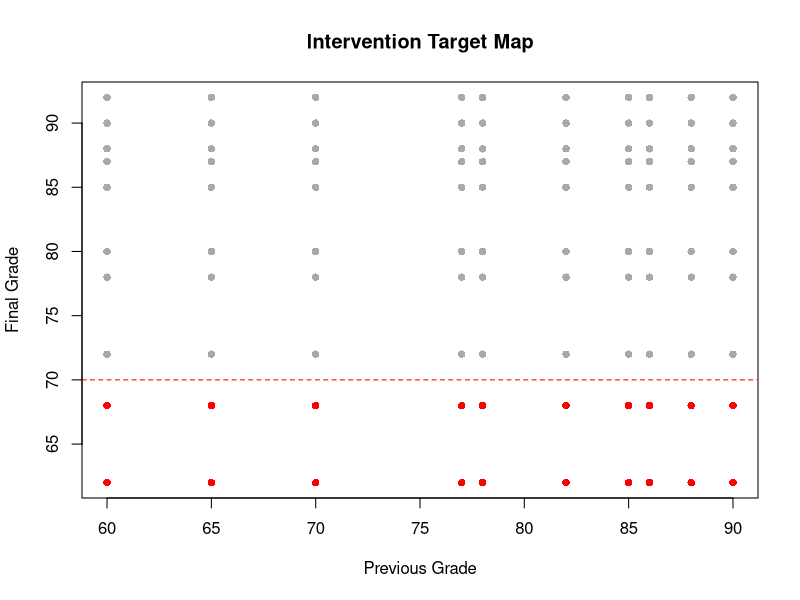
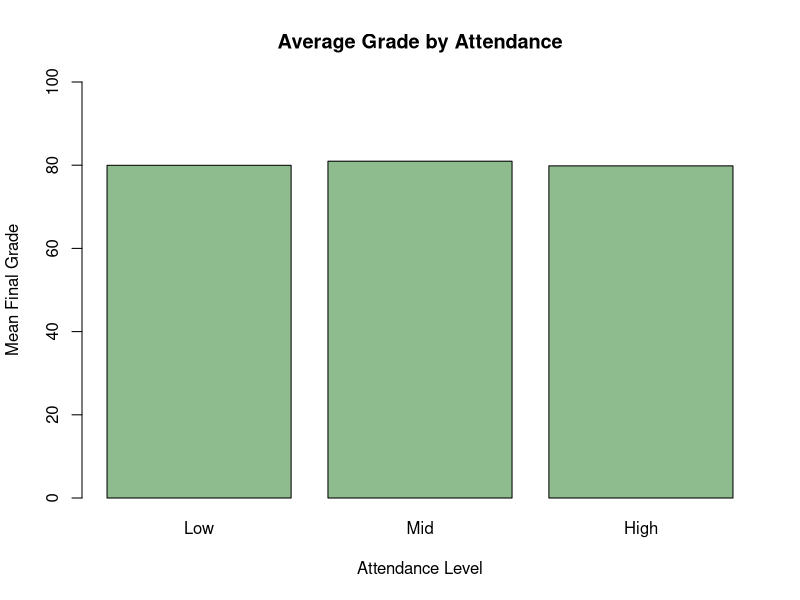
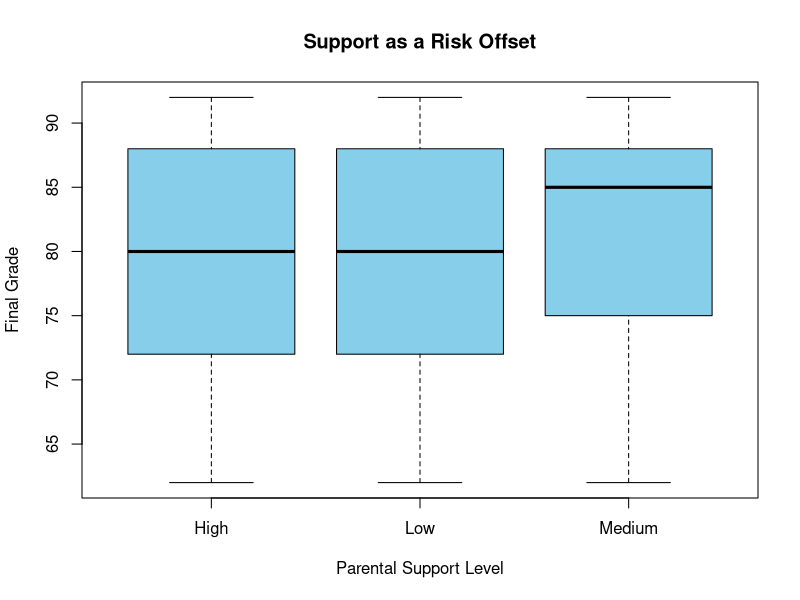
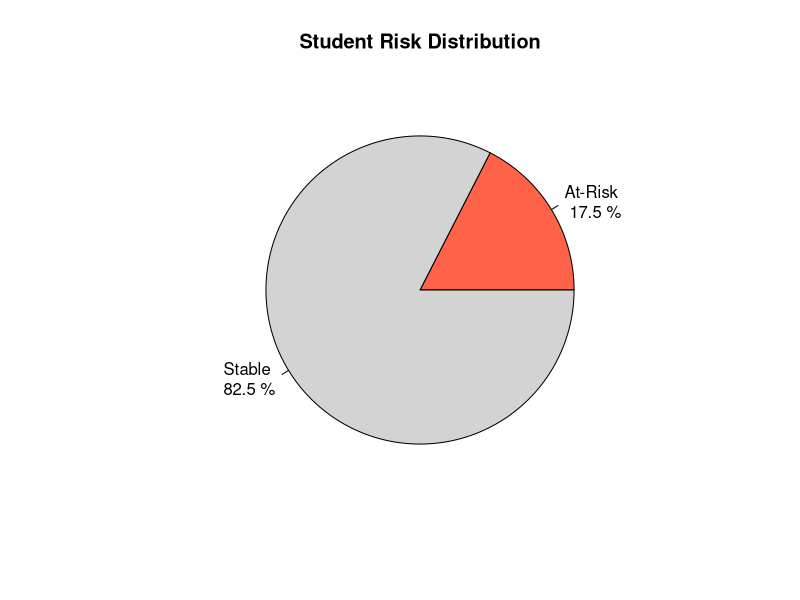

Source code (R) for these figures, in order:
clean_data <- read.csv("student_performance_cleaned.csv", check.names = FALSE)

#categorizing students in pie chart
clean_data$risk_status <- ifelse(clean_data$FinalGrade < 70, "At-Risk", "Stable")
risk_counts <- table(clean_data$risk_status)

#grouping attendance
clean_data$attendance_group <- cut(clean_data$AttendanceRate, breaks = c(0, 75, 85, 100), 
                                   labels = c("Low", "Mid", "High"))
avg_grades <- aggregate(FinalGrade ~ attendance_group, data = clean_data, mean)

#identifies students below the 70% threshold
plot(clean_data$PreviousGrade, clean_data$FinalGrade,
     col = ifelse(clean_data$risk_status == "At-Risk", "red", "darkgrey"),
     pch = 16, main = "Intervention Target Map",
     xlab = "Previous Grade", ylab = "Final Grade")
abline(h = 70, col = "red", lty = 2)

#grade by attendance
barplot(avg_grades$FinalGrade, names.arg = avg_grades$attendance_group,
        main = "Average Grade by Attendance",
        xlab = "Attendance Level", ylab = "Mean Final Grade",
        col = "darkseagreen", ylim = c(0, 100))

#parental support correlation with final grade
boxplot(FinalGrade ~ ParentalSupport, data = clean_data,
        main = "Support as a Risk Offset",
        xlab = "Parental Support Level", ylab = "Final Grade",
        col = "skyblue")

#percentage of students needing intervention
pie(risk_counts, 
    labels = paste(names(risk_counts), "\n", round(100*risk_counts/sum(risk_counts), 1), "%"),
    main = "Student Risk Distribution",
    col = c("tomato", "lightgrey"))

#MACHINE LEARNING
train_indices <- sample(1:nrow(clean_data), 0.7 * nrow(clean_data))
train_data <- clean_data[train_indices, ]
test_data  <- clean_data[-train_indices, ]

ml_model <- lm(FinalGrade ~ StudyHoursPerWeek + AttendanceRate, data = train_data)

#prediction
predictions <- predict(ml_model, test_data)
actuals_preds <- data.frame(actuals = test_data$FinalGrade, predicteds = predictions)

print(head(actuals_preds))
mape <- mean(abs((actuals_preds$predicteds - actuals_preds$actuals)) / actuals_preds$actuals) * 100
print(paste("The error - MAPE is: ", round(mape, digit = 2), "%"))
